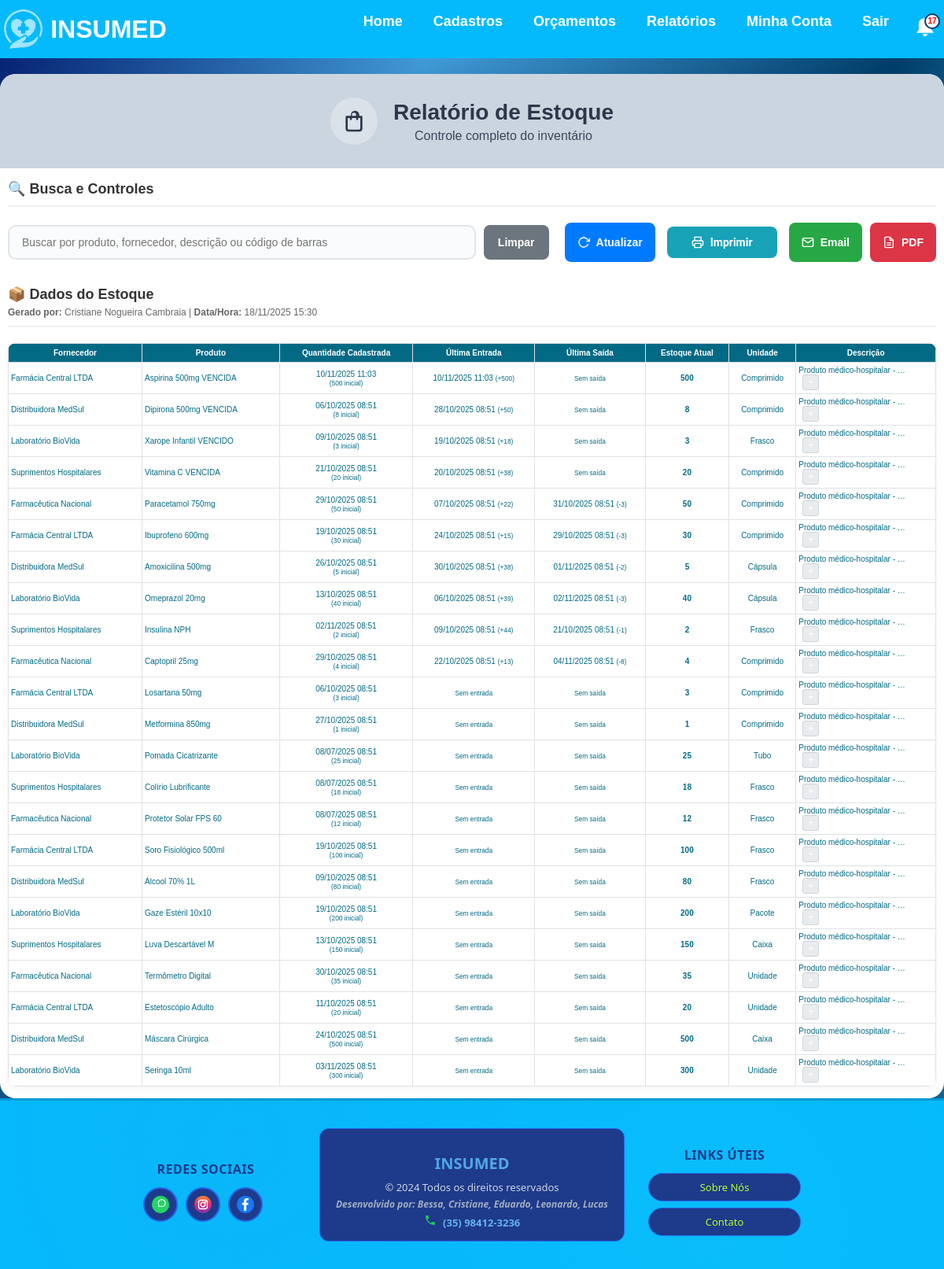
The page /relatorio-estoque/ (signed in) on the database its author committed.
### app/models.py (models this page shows, shortened)
class Usuario(models.Model):
    UF_CHOICES = [
        ('AC', 'Acre'), ('AL', 'Alagoas'), ('AP', 'Amapá'), ('AM', 'Amazonas'),
        ('BA', 'Bahia'), ('CE', 'Ceará'), ('DF', 'Distrito Federal'), ('ES', 'Espírito Santo'),
        ('GO', 'Goiás'), ('MA', 'Maranhão'), ('MT', 'Mato Grosso'), ('MS', 'Mato Grosso do Sul'),
        ('MG', 'Minas Gerais'), ('PA', 'Pará'), ('PB', 'Paraíba'), ('PR', 'Paraná'),
        ('PE', 'Pernambuco'), ('PI', 'Piauí'), ('RJ', 'Rio de Janeiro'), ('RN', 'Rio Grande do Norte'),
        ('RS', 'Rio Grande do Sul'), ('RO', 'Rondônia'), ('RR', 'Roraima'), ('SC', 'Santa Catarina'),
        ('SP', 'São Paulo'), ('SE', 'Sergipe'), ('TO', 'Tocantins')
    ]
    nome = models.CharField(max_length=200, unique=True)
    email = models.EmailField(max_length=200, unique=True)
    cpf = models.CharField(max_length=20, unique=True)
    endereco = models.CharField(max_length=200)
    cidade = models.CharField(max_length=200)
    uf = models.CharField(max_length=2, choices=UF_CHOICES)
    telefone = models.CharField(max_length=20)
    data_nascimento = models.DateField()
    senha = models.CharField(max_length=128)
    ativo = models.BooleanField(default=True)
    tentativas_login = models.IntegerField(default=0)
    bloqueado = models.BooleanField(default=False)
    data_bloqueio = models.DateTimeField(null=True, blank=True)

class Produto(models.Model):
    UNIDADE_CHOICES = [
        ('Unidades', 'Unidades'),
        ('Caixa', 'Caixa'),
    ]
    nome = models.CharField(max_length=100)
    codigo_barras = models.CharField(max_length=50, blank=True, null=True, unique=True)
    preco = models.DecimalField(max_digits=10, decimal_places=2)
    preco_compra = models.DecimalField(max_digits=10, decimal_places=2, blank=True, null=True)
    descricao = models.TextField(blank=True, null=True)
    fornecedor = models.ForeignKey(Fornecedor, on_delete=models.CASCADE, related_name="produtos", null=True, blank=True)
    data_hora = models.DateTimeField(default=timezone.now)
    unidade = models.CharField(max_length=50, choices=UNIDADE_CHOICES, default="Unidades")
    quantidade = models.IntegerField()
    validade = models.DateField(blank=True, null=True)
    observacao = models.TextField(blank=True, null=True)

class Fornecedor(models.Model):
    nome = models.CharField(max_length=200, unique=True)
    cnpj = models.CharField(max_length=20, unique=True)  # Usar CharField pois pode conter caracteres especiais
    endereco = models.CharField(max_length=200)
    bairro = models.CharField(max_length=200)
    complemento = models.CharField(max_length=200, blank=True, null=True)  # Pode ser opcional
    data_nascimento = models.DateField()
    cidade = models.CharField(max_length=200)
    uf = models.CharField(max_length=2)
    cep = models.CharField(max_length=10)  # Também CharField por conta do formato
    email = models.EmailField(max_length=200)  # Melhor usar EmailField para validação
    telefone = models.CharField(max_length=20)
    ativo = models.BooleanField(default=True)

class MovimentacaoEstoque(models.Model):
    TIPO_CHOICES = [
        ('ENTRADA', 'Entrada'),
        ('SAIDA', 'Saída'),
    ]
    produto = models.ForeignKey(Produto, on_delete=models.CASCADE)
    tipo = models.CharField(max_length=10, choices=TIPO_CHOICES)
    quantidade = models.IntegerField()
    data_hora = models.DateTimeField(default=timezone.now)
    usuario = models.ForeignKey(Usuario, on_delete=models.SET_NULL, null=True, blank=True)
    class Meta:
        ordering = ['-data_hora']

### app/views.py (the view, shortened to what this page needs)
# urls.py: path('relatorio-estoque/', views.relatorio_estoque, name='relatorio_estoque'),
@login_required_custom
def relatorio_estoque(request):
    busca = request.GET.get('q')
    periodo = request.GET.get('periodo')
    produtos = Produto.objects.all()
    if periodo and periodo.isdigit():
        from datetime import timedelta
        dias = int(periodo)
        data_limite = timezone.now() - timedelta(days=dias)
        produtos = produtos.filter(data_hora__gte=data_limite)
    produtos_com_movimentacao = []
    for produto in produtos:
        ultima_entrada = MovimentacaoEstoque.objects.filter(
            produto=produto, tipo='ENTRADA'
        ).order_by('-data_hora').first()
        ultima_saida = MovimentacaoEstoque.objects.filter(
            produto=produto, tipo='SAIDA'
        ).order_by('-data_hora').first()
        produto.ultima_entrada = ultima_entrada
        produto.ultima_saida = ultima_saida
        produtos_com_movimentacao.append(produto)
    usuario_logado = None
    if 'usuario_logado' in request.session:
        try:
            usuario_logado = Usuario.objects.get(id=request.session['usuario_logado'])
        except Usuario.DoesNotExist:
            pass
    return render(request, 'relatorio_estoque.html', {
        'produtos': produtos_com_movimentacao,
        'usuario_logado': usuario_logado,
        'data_hora_relatorio': timezone.now()
    })

### app/context_processors.py (called while the page is built)
def usuario_logado(request):
    try:
        context = {
            'usuario_logado': 'usuario_logado' in request.session,
            'admin_logado': 'admin_logado' in request.session,
            'notificacoes_count': 0
        }
        return context
    except Exception:
        return {
            'usuario_logado': False,
            'admin_logado': False,
            'notificacoes_count': 0
        }

### app/templates/relatorio_estoque.html (shortened to what this page needs)
{% extends "base.html" %}
{% load static %}
{% block content %}
<div class="estoque-container">
    <div class="header-section">
        <div class="icon-title">
            <div class="icon-circle">
                <svg width="32" height="32" viewBox="0 0 24 24" fill="none">
                    <path d="M20 7h-3V6a4 4 0 0 0-8 0v1H5a1 1 0 0 0-1 1v11a3 3 0 0 0 3 3h10a3 3 0 0 0 3-3V8a1 1 0 0 0-1-1zM10 6a2 2 0 0 1 4 0v1h-4V6zm8 13a1 1 0 0 1-1 1H7a1 1 0 0 1-1-1V9h2v1a1 1 0 0 0 2 0V9h4v1a1 1 0 0 0 2 0V9h2v10z" fill="#2d3748"/>
                </svg>
            </div>
            <div>
                <h1>Relatório de Estoque</h1>
                <p>Controle completo do inventário</p>
            </div>
        </div>
    </div>
    <div class="controls-section">
        <div class="section-header">
            <h3>🔍 Busca e Controles</h3>
        </div>
        <div class="controls-content">
            <div class="search-group">
                <input type="text" id="filtroEstoque" placeholder="Buscar por produto, fornecedor, descrição ou código de barras">
                <button onclick="limparFiltro()" class="btn-clear">Limpar</button>
            </div>
            <div class="action-buttons">
                <button onclick="location.reload()" class="btn-action btn-primary">
                    <svg width="16" height="16" viewBox="0 0 24 24" fill="none" stroke="currentColor" stroke-width="2">
                        <polyline points="23,4 23,10 17,10"></polyline>
                        <path d="M20.49,15a9,9,0,1,1-2.12-9.36L23,10"></path>
                    </svg>
                    Atualizar
                </button>
                <button type="button" onclick="window.print()" class="btn-action btn-info">
                    <svg width="16" height="16" viewBox="0 0 24 24" fill="none" stroke="currentColor" stroke-width="2">
                        <polyline points="6,9 6,2 18,2 18,9"></polyline>
                        <path d="M6,18H4a2,2 0 0,1-2-2v-5a2,2 0 0,1,2-2H20a2,2 0 0,1,2,2v5a2,2 0 0,1-2,2H18"></path>
                        <polyline points="6,14 18,14 18,22 6,22 6,14"></polyline>
                    </svg>
                    Imprimir
                </button>
                <button type="button" onclick="enviarEmail()" class="btn-action btn-success">
                    <svg width="16" height="16" viewBox="0 0 24 24" fill="none" stroke="currentColor" stroke-width="2">
                        <path d="M4 4h16c1.1 0 2 .9 2 2v12c0 1.1-.9 2-2 2H4c-1.1 0-2-.9-2-2V6c0-1.1.9-2 2-2z"></path>
                        <polyline points="22,6 12,13 2,6"></polyline>
                    </svg>
                    Email
                </button>
                <a href="{% url 'exportar_estoque_pdf' %}?{% if request.GET.q %}q={{ request.GET.q }}&{% endif %}{% if request.GET.periodo %}periodo={{ request.GET.periodo }}{% endif %}" class="btn-action btn-danger">
                    <svg width="16" height="16" viewBox="0 0 24 24" fill="none" stroke="currentColor" stroke-width="2">
                        <path d="M14 2H6a2 2 0 0 0-2 2v16a2 2 0 0 0 2 2h12a2 2 0 0 0 2-2V8z"></path>
                        <polyline points="14,2 14,8 20,8"></polyline>
                        <line x1="16" y1="13" x2="8" y2="13"></line>
                        <line x1="16" y1="17" x2="8" y2="17"></line>
                    </svg>
                    PDF
                </a>
            </div>
        </div>
    </div>
    <div class="data-section">
        <div class="section-header">
            <h3>📦 Dados do Estoque</h3>
            {% if usuario_logado %}
            <div style="font-size: 12px; color: #666; margin-top: 5px;">
                <strong>Gerado por:</strong> {{ usuario_logado.nome }} | <strong>Data/Hora:</strong> {{ data_hora_relatorio|date:"d/m/Y H:i" }}
            </div>
            {% endif %}
        </div>
        <div class="table-responsive">
            <table class="modern-table">
                <thead>
                    <tr>
                        <th>Fornecedor</th>
                        <th>Produto</th>
                        <th>Quantidade Cadastrada</th>
                        <th>Última Entrada</th>
                        <th>Última Saída</th>
                        <th>Estoque Atual</th>
                        <th>Unidade</th>
                        <th>Descrição</th>
                    </tr>
                </thead>
                <tbody>
                    {% for produto in produtos %}
                    <tr class="produto-row" data-fornecedor="{{ produto.fornecedor.nome|lower }}" data-produto="{{ produto.nome|lower }}" data-descricao="{{ produto.descricao|default:''|lower }}" data-codigo="{{ produto.codigo_barras|default:''|lower }}">
                        <td>{{ produto.fornecedor.nome }}</td>
                        <td>{{ produto.nome }}</td>
                        <td class="text-center">
                            {{ produto.data_hora|date:"d/m/Y H:i" }}<br>
                            <small>({{ produto.quantidade }} inicial)</small>
                        </td>
                        <td class="text-center">
                            {% if produto.ultima_entrada %}
                                {{ produto.ultima_entrada.data_hora|date:"d/m/Y H:i" }}
                                <small>(+{{ produto.ultima_entrada.quantidade }})</small>
                            {% else %}
                                <small>Sem entrada</small>
                            {% endif %}
                        </td>
                        <td class="text-center">
                            {% if produto.ultima_saida %}
                                {{ produto.ultima_saida.data_hora|date:"d/m/Y H:i" }}
                                <small>(-{{ produto.ultima_saida.quantidade }})</small>
                            {% else %}
                                <small>Sem saída</small>
                            {% endif %}
                        </td>
                        <td class="text-center estoque-atual">{{ produto.quantidade }}</td>
                        <td class="text-center">{{ produto.unidade }}</td>
                        <td class="descricao-cell">
                            {% if produto.descricao %}
                                <span class="descricao-preview">{{ produto.descricao|truncatechars:30 }}</span>
                                {% if produto.descricao|length > 30 %}
                                    <button type="button" class="btn-expandir-desc" onclick="toggleDescricaoTabela(this)">+</button>
                                {% endif %}
                            {% else %}
                                <small>Sem descrição</small>
                            {% endif %}
                        </td>
                    </tr>
                    {% empty %}
                    <tr id="nenhumProdutoEstoque">
                        <td colspan="8" class="text-center no-data">Nenhum produto encontrado</td>
                    </tr>
                    {% endfor %}
                </tbody>
            </table>
        </div>
    </div>
</div>
{% endblock %}

### static/css/style.css (style rules this page uses)
body { margin: 0; font-family: Arial, sans-serif; background-image: linear-gradient(to left top, #013e6a ,#43d1ff , #013e6a ,#419ad6, #01186a); background-repeat: no-repeat; background-size: cover; background-attachment: fixed; display: flex; flex-direction: column; min-height: 100vh; }
.descricao-cell { max-width: 400px; word-break: break-word; }
tr th { text-align: center; align-items: center; }
.estoque-container { max-width: 800px; margin: 40px auto; padding: 30px 40px; background: #e8e8e8; border-radius: 30px 30px 0 0; box-shadow: 0px 4px 12px rgba(0,0,0,0.1); color: #026a84; font-family: Arial, sans-serif; }
.btn-info { background: #17a2b8; color: white; padding: 10px 20px; text-decoration: none; border-radius: 8px; margin: 5px; display: inline-block; }
.btn-primary { background: #007bff; color: white; padding: 10px 20px; border: none; border-radius: 8px; cursor: pointer; font-weight: bold; }
.btn-editar, .btn-voltar, .btn-cancelar, .btn-cadastrar-produto, .btn-cadastrar-cliente, .btn-confirmar, .btn-filtrar, .btn-limpar, .btn-padrao, .btn-info, .btn-adicionar, .btn-emitidos, .btn-pesquisar { margin: 5px; padding: 10px 15px; color: #FFFFFF; font-size: 14px; font-family: 'Roboto', sans-serif !important; background-color: #04BAFC; border-radius: 8px; border: none; cursor: pointer; text-align: center; text-decoration: none; display: inline-flex; align-items: center; justify-content: center; gap: 10px; min-width: 140px; box-sizing: border-box; transition: all 0.3s ease; }
.descricao-preview, .descricao-completa { display: block; width: 100%; word-wrap: break-word; overflow-wrap: break-word; }
.descricao-cell { max-width: 150px; word-wrap: break-word; }
.btn-expandir-desc { background: #28a745; color: white; border: none; padding: 2px 6px; border-radius: 3px; font-size: 10px; cursor: pointer; margin-left: 5px; }

### rows shown on the page
Usuario: nome "Cristiane Nogueira Cambraia"
Produto: fornecedor.nome "Farmácia Central LTDA", nome "Aspirina 500mg VENCIDA", data_hora "10/11/2025 11:03", quantidade "500", ultima_entrada.data_hora "10/11/2025 11:03", ultima_entrada.quantidade "500", shows "Sem saída", unidade "Comprimido", descricao "Produto médico-hospitalar - …"
Produto: fornecedor.nome "Distribuidora MedSul", nome "Dipirona 500mg VENCIDA", data_hora "06/10/2025 08:51", quantidade "8", ultima_entrada.data_hora "28/10/2025 08:51", ultima_entrada.quantidade "50", shows "Sem saída", unidade "Comprimido", descricao "Produto médico-hospitalar - …"
Produto: fornecedor.nome "Laboratório BioVida", nome "Xarope Infantil VENCIDO", data_hora "09/10/2025 08:51", quantidade "3", ultima_entrada.data_hora "19/10/2025 08:51", ultima_entrada.quantidade "18", shows "Sem saída", unidade "Frasco", descricao "Produto médico-hospitalar - …"
Produto: fornecedor.nome "Suprimentos Hospitalares", nome "Vitamina C VENCIDA", data_hora "21/10/2025 08:51", quantidade "20", ultima_entrada.data_hora "20/10/2025 08:51", ultima_entrada.quantidade "38", shows "Sem saída", unidade "Comprimido", descricao "Produto médico-hospitalar - …"
Produto: fornecedor.nome "Farmacêutica Nacional", nome "Paracetamol 750mg", data_hora "29/10/2025 08:51", quantidade "50", ultima_entrada.data_hora "07/10/2025 08:51", ultima_entrada.quantidade "22", ultima_saida.data_hora "31/10/2025 08:51", ultima_saida.quantidade "3", unidade "Comprimido", descricao "Produto médico-hospitalar - …"
Produto: fornecedor.nome "Farmácia Central LTDA", nome "Ibuprofeno 600mg", data_hora "19/10/2025 08:51", quantidade "30", ultima_entrada.data_hora "24/10/2025 08:51", ultima_entrada.quantidade "15", ultima_saida.data_hora "29/10/2025 08:51", ultima_saida.quantidade "3", unidade "Comprimido", descricao "Produto médico-hospitalar - …"
Produto: fornecedor.nome "Distribuidora MedSul", nome "Amoxicilina 500mg", data_hora "26/10/2025 08:51", quantidade "5", ultima_entrada.data_hora "30/10/2025 08:51", ultima_entrada.quantidade "38", ultima_saida.data_hora "01/11/2025 08:51", ultima_saida.quantidade "2", unidade "Cápsula", descricao "Produto médico-hospitalar - …"
Produto: fornecedor.nome "Laboratório BioVida", nome "Omeprazol 20mg", data_hora "13/10/2025 08:51", quantidade "40", ultima_entrada.data_hora "06/10/2025 08:51", ultima_entrada.quantidade "39", ultima_saida.data_hora "02/11/2025 08:51", ultima_saida.quantidade "3", unidade "Cápsula", descricao "Produto médico-hospitalar - …"
Produto: fornecedor.nome "Suprimentos Hospitalares", nome "Insulina NPH", data_hora "02/11/2025 08:51", quantidade "2", ultima_entrada.data_hora "09/10/2025 08:51", ultima_entrada.quantidade "44", ultima_saida.data_hora "21/10/2025 08:51", ultima_saida.quantidade "1", unidade "Frasco", descricao "Produto médico-hospitalar - …"
Produto: fornecedor.nome "Farmacêutica Nacional", nome "Captopril 25mg", data_hora "29/10/2025 08:51", quantidade "4", ultima_entrada.data_hora "22/10/2025 08:51", ultima_entrada.quantidade "13", ultima_saida.data_hora "04/11/2025 08:51", ultima_saida.quantidade "8", unidade "Comprimido", descricao "Produto médico-hospitalar - …"
Produto: fornecedor.nome "Farmácia Central LTDA", nome "Losartana 50mg", data_hora "06/10/2025 08:51", quantidade "3", shows "Sem entrada", shows "Sem saída", unidade "Comprimido", descricao "Produto médico-hospitalar - …"
Produto: fornecedor.nome "Distribuidora MedSul", nome "Metformina 850mg", data_hora "27/10/2025 08:51", quantidade "1", shows "Sem entrada", shows "Sem saída", unidade "Comprimido", descricao "Produto médico-hospitalar - …"
Produto: fornecedor.nome "Laboratório BioVida", nome "Pomada Cicatrizante", data_hora "08/07/2025 08:51", quantidade "25", shows "Sem entrada", shows "Sem saída", unidade "Tubo", descricao "Produto médico-hospitalar - …"
Produto: fornecedor.nome "Suprimentos Hospitalares", nome "Colírio Lubrificante", data_hora "08/07/2025 08:51", quantidade "18", shows "Sem entrada", shows "Sem saída", unidade "Frasco", descricao "Produto médico-hospitalar - …"
Produto: fornecedor.nome "Farmacêutica Nacional", nome "Protetor Solar FPS 60", data_hora "08/07/2025 08:51", quantidade "12", shows "Sem entrada", shows "Sem saída", unidade "Frasco", descricao "Produto médico-hospitalar - …"
Produto: fornecedor.nome "Farmácia Central LTDA", nome "Soro Fisiológico 500ml", data_hora "19/10/2025 08:51", quantidade "100", shows "Sem entrada", shows "Sem saída", unidade "Frasco", descricao "Produto médico-hospitalar - …"
Produto: fornecedor.nome "Distribuidora MedSul", nome "Álcool 70% 1L", data_hora "09/10/2025 08:51", quantidade "80", shows "Sem entrada", shows "Sem saída", unidade "Frasco", descricao "Produto médico-hospitalar - …"
Produto: fornecedor.nome "Laboratório BioVida", nome "Gaze Estéril 10x10", data_hora "19/10/2025 08:51", quantidade "200", shows "Sem entrada", shows "Sem saída", unidade "Pacote", descricao "Produto médico-hospitalar - …"
Produto: fornecedor.nome "Suprimentos Hospitalares", nome "Luva Descartável M", data_hora "13/10/2025 08:51", quantidade "150", shows "Sem entrada", shows "Sem saída", unidade "Caixa", descricao "Produto médico-hospitalar - …"
Produto: fornecedor.nome "Farmacêutica Nacional", nome "Termômetro Digital", data_hora "30/10/2025 08:51", quantidade "35", shows "Sem entrada", shows "Sem saída", unidade "Unidade", descricao "Produto médico-hospitalar - …"
Produto: fornecedor.nome "Farmácia Central LTDA", nome "Estetoscópio Adulto", data_hora "11/10/2025 08:51", quantidade "20", shows "Sem entrada", shows "Sem saída", unidade "Unidade", descricao "Produto médico-hospitalar - …"
Produto: fornecedor.nome "Distribuidora MedSul", nome "Máscara Cirúrgica", data_hora "24/10/2025 08:51", quantidade "500", shows "Sem entrada", shows "Sem saída", unidade "Caixa", descricao "Produto médico-hospitalar - …"
Produto: fornecedor.nome "Laboratório BioVida", nome "Seringa 10ml", data_hora "03/11/2025 08:51", quantidade "300", shows "Sem entrada", shows "Sem saída", unidade "Unidade", descricao "Produto médico-hospitalar - …"
